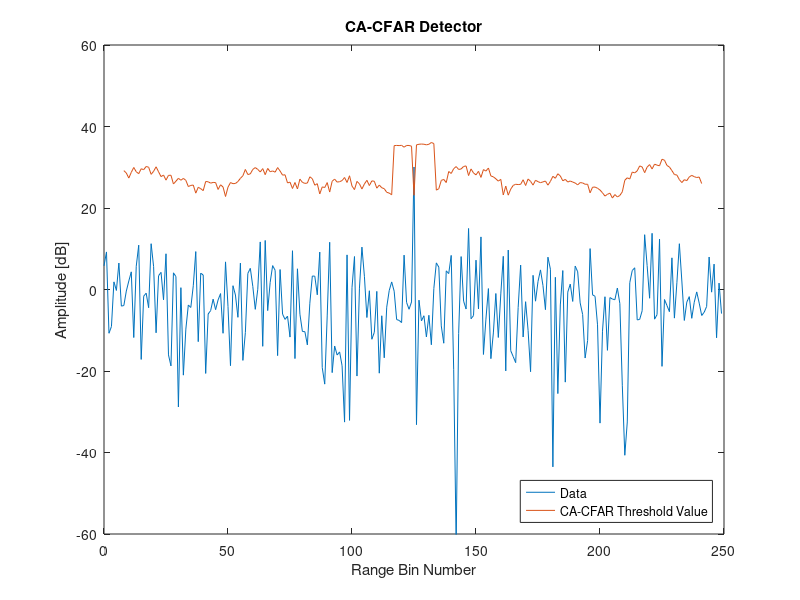

Here is the MATLAB script that generated this plot:
%% File information
% Written by M. Y. Martin (MRTMOG014)
% EEE4022S (2018)
% CA_CFAR_Threshold.m: Simulate CA-CFAR detector with Gaussian data

%% CA-CFAR detector
clc;
close all;
clear;

% define inputs and parameters
D = 250;                                % length of data; number of samples
N = 16;                                 % length of window
Np = 1;                                 % number of pulses
j = 1i;                                 % use j as sqrt(-1)
PFA = 10^-6;                            % desired PFA
SNRdB = 20;                             % SNR in Decibels
SNR = 10^(SNRdB/10);                    % Decibels to linear SNR

% include multiple targets
t = 1;                                  % number of targets and interfering targets (max 3)

% include clutter edge
v = 1;                                  % variance of noise in clutter edge; v = 1 => no clutter edge
d = 3;                                  % number of samples from centre to clutter edge start (distance)

% 1xD matrix of complex Gaussian noise: (I + jQ)/sqrt(2); v scales second part => clutter edge
noise = [((randn(1,(D/2) + d) + j.*randn(1,(D/2) + d))/sqrt(2)),(sqrt(v)*(randn(1,(D/2) - d) + j.*randn(1,(D/2) - d))/sqrt(2))];
    
% insert target(s)
target_voltage = sqrt(SNR);
target_signal = target_voltage*(randn(1,t) + j.*randn(1,t))/sqrt(2);
signal = real(noise).^2 + imag(noise).^2;
signal_H0 = signal; % noise only
for y = 0:(t - 1)   % update signal with targets from centre of data at intervals of 3 samples
    signal((D/2) + 1 + 3*y) = signal((D/2) + 1 + 3*y) + real(target_signal(y + 1)).^2 + imag(target_signal(y + 1)).^2;
end

% compute CA-CFAR interference statistic 'g'
g = zeros(D,1);
for CUT = (N/2 + 1):1:(D - N/2)    % first N/2 and last N/2 samples in signal will NOT become the CUT (eg. 9 to 392)
    g(CUT) = mean([signal((CUT - N/2):(CUT - 1)) signal((CUT + 1):(CUT + N/2))]); % cell-average data in window (excluding CUT)
end

% compute CA-CFAR constant 'a' for desired PFA
a = N.*(PFA.^(-(1./N)) - 1);    %1xk

% compute detection threshold 'T'
T = a.*g;  % 1xk matrix

% plot the threshold and noise
x = 0:(D - 1); % x-axis sample number
figure;
plot(x,20*log10(signal),x,20*log10(T));
ylim([-60 60]);
xlabel('Range Bin Number');
ylabel('Amplitude [dB]');
title('CA-CFAR Detector');
lgd = legend('Data','CA-CFAR Threshold Value');
set(lgd,'Location','SouthEast');
